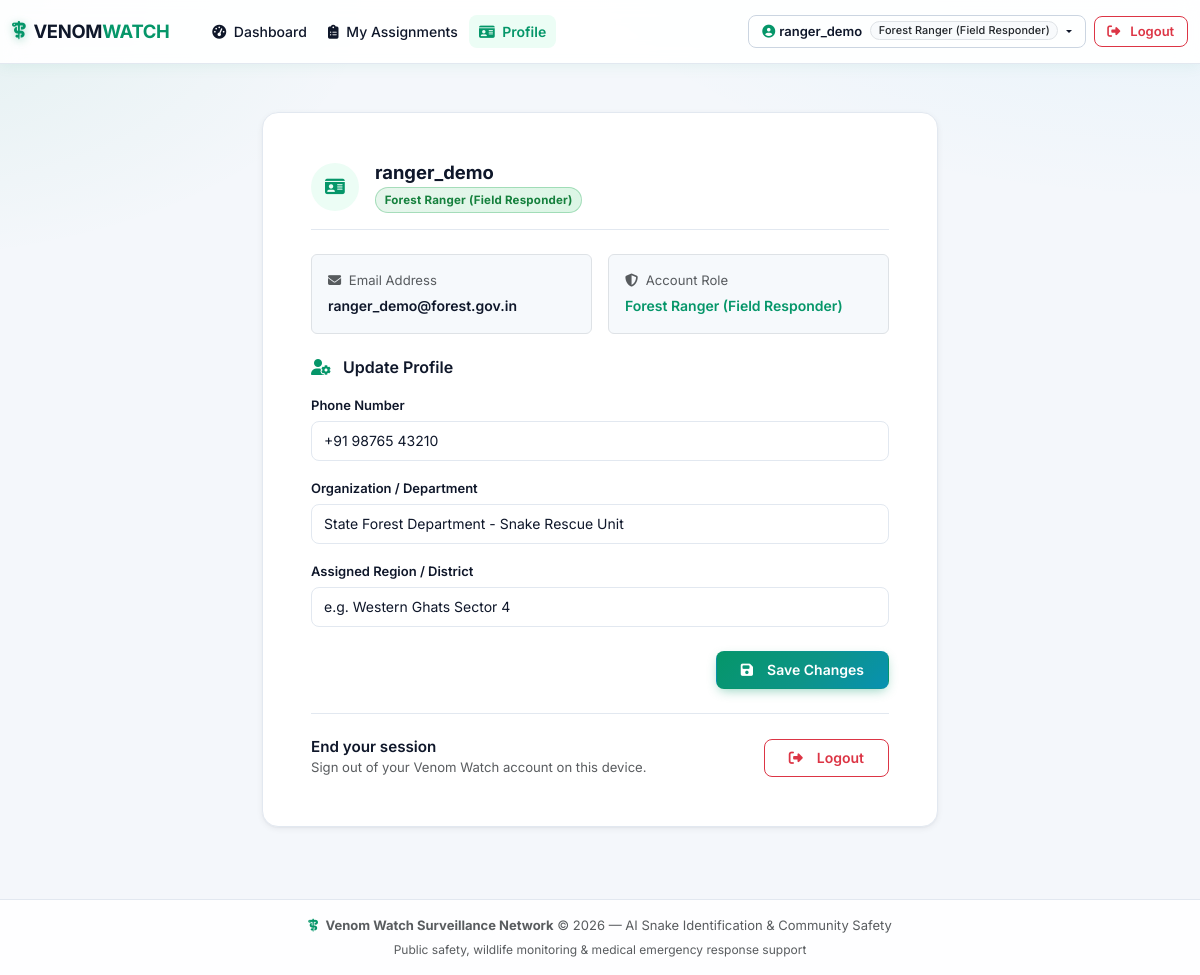
Page /accounts/profile/ (signed in) on the committed database.
### accounts/models.py (models this page shows, shortened)
class UserProfile(models.Model):
    ROLE_CITIZEN = 'citizen'
    ROLE_RANGER = 'ranger'
    ROLE_AUTHORITY = 'authority'
    ROLE_ADMIN = 'admin'
    ROLE_CHOICES = [
        (ROLE_CITIZEN, 'Citizen / General Public'),
        (ROLE_RANGER, 'Forest Ranger (Field Responder)'),
        (ROLE_AUTHORITY, 'Authority Officer (Dispatch & Verification)'),
        (ROLE_ADMIN, 'Platform Administrator'),
    ]
    SELF_SERVICE_ROLES = [ROLE_CITIZEN]
    AVAILABILITY_AVAILABLE = 'AVAILABLE'
    AVAILABILITY_BUSY = 'BUSY'
    AVAILABILITY_OFFLINE = 'OFFLINE'
    AVAILABILITY_CHOICES = [
        (AVAILABILITY_AVAILABLE, 'Available'),
        (AVAILABILITY_BUSY, 'Busy (on active assignment)'),
        (AVAILABILITY_OFFLINE, 'Offline'),
    ]
    user = models.OneToOneField(User, on_delete=models.CASCADE, related_name='profile')
    role = models.CharField(max_length=20, choices=ROLE_CHOICES, default=ROLE_CITIZEN)
    full_name = models.CharField(max_length=150, blank=True, null=True,
                                 help_text="Full name as per official records")
    phone_number = models.CharField(max_length=20, blank=True, null=True)
    organization = models.CharField(max_length=100, blank=True, null=True, help_text="Department, Hospital, or Agency")
    assigned_region = models.CharField(max_length=100, blank=True, null=True, help_text="Operational District/Region")
    registered_location = models.CharField(max_length=150, blank=True, null=True,
                                           help_text="Ranger's registered operational town/city (e.g. Kollam)")
    latitude = models.FloatField(null=True, blank=True, help_text="Ranger base latitude (decimal degrees)")
    longitude = models.FloatField(null=True, blank=True, help_text="Ranger base longitude (decimal degrees)")
    availability = models.CharField(max_length=10, choices=AVAILABILITY_CHOICES,
                                    default=AVAILABILITY_AVAILABLE)
    @property
    def effective_role(self):
        if self.user.is_superuser:
            return self.ROLE_ADMIN
        return self.role
    @property
    def is_ranger(self):
        return self.effective_role == self.ROLE_RANGER

### accounts/views.py (the view)
# urls.py: path('profile/', views.profile_view, name='profile'),
@login_required
@never_cache
def profile_view(request):
    profile = request.user.profile
    if request.method == 'POST':
        form = UserProfileForm(request.POST, instance=profile)
        if form.is_valid():
            form.save()
            messages.success(request, "Your profile details have been updated.")
            return redirect('accounts:profile')
        else:
            messages.error(request, "Please correct the errors below.")
    else:
        form = UserProfileForm(instance=profile)
    return render(request, 'accounts/profile.html', {
        'form': form,
        'profile': profile
    })

### accounts/forms.py (shortened to what this page needs)
class UserProfileForm(forms.ModelForm):
    phone_number = forms.CharField(max_length=20, required=False)
    class Meta:
        model = UserProfile
        fields = ['phone_number', 'organization', 'assigned_region',
                  'registered_location', 'latitude', 'longitude', 'availability']

### templates/accounts/profile.html (shortened to what this page needs)
{% extends 'base.html' %}
{% block content %}
<div class="container py-5">
    <div class="row justify-content-center">
        <div class="col-md-8 col-lg-7">
            <div class="card-clean p-4 p-md-5">
                <div class="d-flex align-items-center gap-3 mb-4 pb-3 border-bottom">
                    <div class="d-flex align-items-center justify-content-center rounded-circle flex-shrink-0"
                         style="width: 48px; height: 48px; background: var(--primary-light);">
                        <i class="fa-solid fa-id-card" style="color: var(--primary); font-size: 1.1rem;"></i>
                    </div>
                    <div>
                        <h3 class="fw-bold mb-0" style="font-size: 1.15rem; color: var(--text);">{{ user.username }}</h3>
                        <span class="badge-non-venomous mt-1 d-inline-block">{{ profile.get_role_display }}</span>
                    </div>
                </div>
                <div class="row mb-4 g-3">
                    <div class="col-sm-6">
                        <div class="p-3 rounded border" style="background: var(--surface-hover);">
                            <small class="text-muted d-block mb-1">
                                <i class="fa-solid fa-envelope me-1"></i> Email Address
                            </small>
                            <span class="fw-semibold" style="font-size: 0.875rem; color: var(--text);">
                                {{ user.email|default:"Not provided" }}
                            </span>
                        </div>
                    </div>
                    <div class="col-sm-6">
                        <div class="p-3 rounded border" style="background: var(--surface-hover);">
                            <small class="text-muted d-block mb-1">
                                <i class="fa-solid fa-shield-halved me-1"></i> Account Role
                            </small>
                            <span class="fw-semibold" style="font-size: 0.875rem; color: var(--primary);">
                                {{ profile.get_role_display }}
                            </span>
                        </div>
                    </div>
                </div>
                <h5 class="fw-semibold mb-3" style="font-size: 1rem; color: var(--text);">
                    <i class="fa-solid fa-user-gear me-2" style="color: var(--primary);"></i>
                    Update Profile
                </h5>
                <form method="post">
                    <div class="mb-3">
                        <label class="form-label" for="id_phone_number">Phone Number</label>
                        <input type="text" name="phone_number" id="id_phone_number" class="form-control"
                               value="{{ form.phone_number.value|default:'' }}" placeholder="+91 98765 43210">
                    </div>
                    <div class="mb-3">
                        <label class="form-label" for="id_organization">Organization / Department</label>
                        <input type="text" name="organization" id="id_organization" class="form-control"
                               value="{{ form.organization.value|default:'' }}" placeholder="e.g. Wildlife Protection Dept">
                    </div>
                    <div class="mb-4">
                        <label class="form-label" for="id_assigned_region">Assigned Region / District</label>
                        <input type="text" name="assigned_region" id="id_assigned_region" class="form-control"
                               value="{{ form.assigned_region.value|default:'' }}" placeholder="e.g. Western Ghats Sector 4">
                    </div>
                    <div class="d-flex justify-content-end">
                        <button type="submit" class="btn btn-teal py-2 px-4">
                            <i class="fa-solid fa-floppy-disk me-2"></i> Save Changes
                        </button>
                    </div>
                </form>
                <div class="mt-4 pt-4 border-top d-flex justify-content-between align-items-center flex-wrap gap-2">
                    <div>
                        <h6 class="fw-semibold mb-0" style="font-size: 0.95rem; color: var(--text);">
                            End your session
                        </h6>
                        <small class="text-muted">Sign out of your Venom Watch account on this device.</small>
                    </div>
                    <form method="post" action="{% url 'accounts:logout' %}">
                        <button type="submit" class="btn btn-outline-danger py-2 px-4">
                            <i class="fa-solid fa-right-from-bracket me-2"></i> Logout
                        </button>
                    </form>
                </div>
            </div>
        </div>
    </div>
</div>
{% endblock %}

### templates/base.html (shortened to what this page needs)
{% load static %}
<!DOCTYPE html>
<html lang="en">
<head>
    <link href="https://cdn.jsdelivr.net/npm/bootstrap@5.3.2/dist/css/bootstrap.min.css" rel="stylesheet">
    <link rel="stylesheet" href="https://cdnjs.cloudflare.com/ajax/libs/font-awesome/6.4.2/css/all.min.css">
    <link rel="stylesheet" href="https://unpkg.com/leaflet@1.9.4/dist/leaflet.css" />
    <link rel="stylesheet" href="{% static 'css/style.css' %}">
</head>
<body>
    <nav class="navbar navbar-expand-lg navbar-venom sticky-top" id="mainNav">
        <div class="container">
            <a class="navbar-brand d-flex align-items-center gap-2"
               href="{% if user.is_authenticated and user.profile.is_ranger %}{% url 'ranger:dashboard' %}{% elif user.is_authenticated and user.profile.is_admin %}{% url 'dashboard:home' %}{% else %}{% url 'reports:list' %}{% endif %}">
                <i class="fa-solid fa-staff-snake" style="color: var(--primary); font-size: 1.15rem;"></i>
                <span style="font-weight: 700; letter-spacing: -0.3px;">VENOM<span style="color: var(--primary);">WATCH</span></span>
            </a>
            <div class="collapse navbar-collapse" id="venomNavbar">
                <ul class="navbar-nav me-auto mb-2 mb-lg-0 ms-lg-3">
                    {% if user.is_authenticated and user.profile.is_ranger %}
                        <li class="nav-item">
                            <a class="nav-link {% if request.resolver_match.url_name == 'dashboard' %}active{% endif %}"
                               href="{% url 'ranger:dashboard' %}">
                                <i class="fa-solid fa-gauge-high me-1"></i> Dashboard
                            </a>
                        </li>
                        <li class="nav-item">
                            <a class="nav-link {% if 'assignments' in request.path %}active{% endif %}"
                               href="{% url 'ranger:assignments' %}">
                                <i class="fa-solid fa-clipboard-list me-1"></i> My Assignments
                            </a>
                        </li>
                        <li class="nav-item">
                            <a class="nav-link {% if request.resolver_match.url_name == 'profile' %}active{% endif %}"
                               href="{% url 'ranger:profile' %}">
                                <i class="fa-solid fa-id-card me-1"></i> Profile
                            </a>
                        </li>
                    {% endif %}
                </ul>
                <div class="d-flex align-items-center gap-2">
                    {% if user.is_authenticated %}
                        <div class="dropdown">
                            <button class="btn btn-outline-secondary btn-sm dropdown-toggle d-flex align-items-center gap-1"
                                    type="button" data-bs-toggle="dropdown" aria-expanded="false">
                                <i class="fa-solid fa-circle-user" style="color: var(--primary);"></i>
                                <span>{{ user.username }}</span>
                                {% if user.profile.role %}
                                    <span class="badge bg-light text-dark border ms-1"
                                          style="font-weight: 500; font-size: 0.68rem;">{{ user.profile.get_role_display }}</span>
                                {% endif %}
                            </button>
                        </div>
                    {% else %}
                        <a href="{% url 'accounts:login' %}" class="btn btn-outline-secondary btn-sm">Login</a>
                        <a href="{% url 'accounts:register' %}" class="btn btn-teal btn-sm">Register</a>
                    {% endif %}
                </div>
                {% if user.is_authenticated %}
                <form method="post" action="{% url 'accounts:logout' %}" class="d-inline ms-2">
                    <button type="submit" class="btn btn-outline-danger btn-sm" title="End your session and log out">
                        <i class="fa-solid fa-right-from-bracket me-1"></i>Logout
                    </button>
                </form>
                {% endif %}
            </div>
        </div>
    </nav>
    <main class="flex-grow-1">
        {% block content %}{% endblock %}
    </main>
    <footer class="py-3 mt-4 text-center border-top">
        <div class="container">
            <p class="mb-1 text-muted" style="font-size: 0.8125rem;">
                <i class="fa-solid fa-staff-snake me-1" style="color: var(--primary);"></i>
                <strong style="color: var(--text-secondary);">Venom Watch Surveillance Network</strong>
                &copy; 2026 &mdash; AI Snake Identification & Community Safety
            </p>
            <small class="text-muted" style="font-size: 0.75rem;">
                Public safety, wildlife monitoring & medical emergency response support
            </small>
        </div>
    </footer>
</body>
</html>

### rows in the picture
UserProfile: role "Forest Ranger (Field Responder)", organization "State Forest Department - Snake Rescue Unit"

### other values in the picture
{{ user.username }} "ranger_demo"
{{ user.profile.get_role_display }} "Forest Ranger (Field Responder)"
{{ user.email|default:"Not provided" }} "ranger_demo@forest.gov.in"
